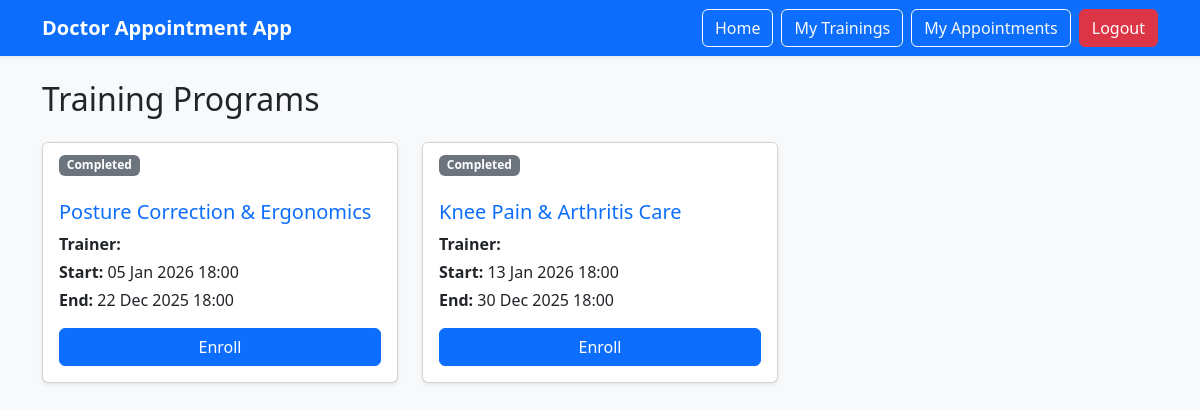
The page /services/training/ (signed in) on the database its author committed.
### services/models.py (models this page shows, shortened)
class TrainingCourse(models.Model):
    name = models.CharField(max_length=200)
    description = models.TextField(blank=True)
    start_datetime = models.DateTimeField()
    end_datetime = models.DateTimeField()
    is_active = models.BooleanField(default=True)

### services/views.py (the view)
# urls.py: path("training/", training_list, name="training"),
@login_required
def training_list(request):
    courses = TrainingCourse.objects.filter(is_active=True)
    return render(request, "services/training_list.html", {
        "courses": courses
    })

### templates/services/training_list.html (shortened to what this page needs)
{% extends "base.html" %}
{% block content %}
<h2 class="mb-4">Training Programs</h2>
<div class="row">
    {% for course in courses %}
    <div class="col-md-6 col-lg-4 mb-4">
        <div class="card shadow-sm h-100">
            <div class="card-header bg-white border-0">
                {% if course.status == "UPCOMING" %}
                    <span class="badge bg-warning text-dark">Upcoming</span>
                {% elif course.status == "ONGOING" %}
                    <span class="badge bg-success">Ongoing</span>
                {% else %}
                    <span class="badge bg-secondary">Completed</span>
                {% endif %}
            </div>
            <div class="card-body">
                <h5 class="card-title text-primary">
                    {{ course.name }}
                </h5>
                <p class="card-text mb-1">
                    <strong>Trainer:</strong>
                </p>
                <p class="card-text mb-1">
                    <strong>Start:</strong>
                    {{ course.start_datetime|date:"d M Y H:i" }}
                </p>
                <p class="card-text mb-3">
                    <strong>End:</strong>
                    {{ course.end_datetime|date:"d M Y H:i" }}
                </p>
                {% if course.status != "COMPLETED" %}
                <a href="{% url 'course_enroll' course.id %}"
                   class="btn btn-primary w-100">
                    Enroll
                </a>
                {% else %}
                <button class="btn btn-secondary w-100" disabled>
                    Enrollment Closed
                </button>
                {% endif %}
            </div>
        </div>
    </div>
    {% empty %}
    <div class="col-12 text-center">
        <p class="text-muted">No training programs available</p>
    </div>
    {% endfor %}
</div>
{% endblock %}

### rows shown on the page
TrainingCourse: name "Posture Correction & Ergonomics", start_datetime "05 Jan 2026 18:00", end_datetime "22 Dec 2025 18:00"
TrainingCourse: name "Knee Pain & Arthritis Care", start_datetime "13 Jan 2026 18:00", end_datetime "30 Dec 2025 18:00"
